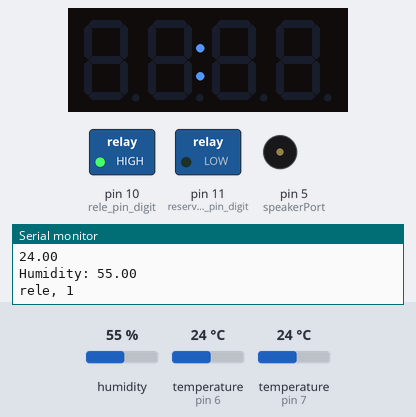
Bench run of a sketch on a simulated Arduino Uno, built with avr-gcc and run on an emulated ATmega328P. Parts: 4-digit seven-segment display, switched loads named in the sketch (green lamp = pin HIGH), buzzer (waves = sounding, pin HIGH), the last lines printed to the serial monitor. The test bench sets the inputs (shaded band); at power-on: temperature (sensors on pin 7, pin 6) 24 °C, humidity 55 %. Pins used as bus, display or sensor lines are not drawn.

Above: at 1.6 s.
1.7 s: temperature (sensor on pin 7) set to 34 °C
At 3.8 s:
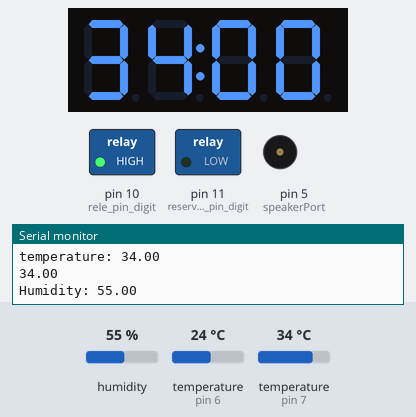
8.5 s: temperature (sensor on pin 7) set to 37 °C
At 13.2 s:
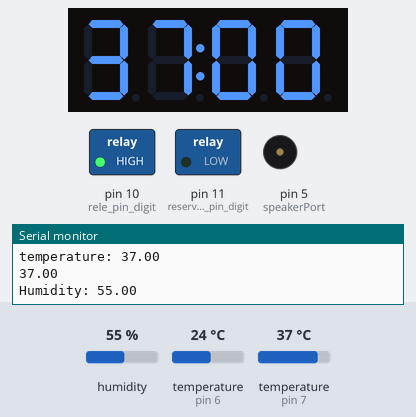
14.3 s: temperature (sensor on pin 7) set to 41 °C
At 15.0 s:
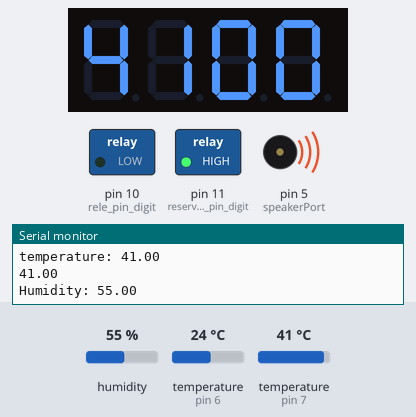
17.5 s: humidity set to 22 %
At 19.8 s:
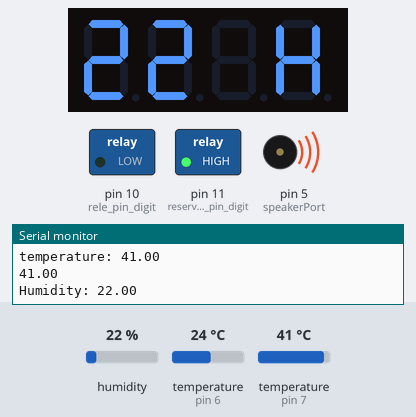
21.7 s: humidity set to 40 %
At 24.0 s:
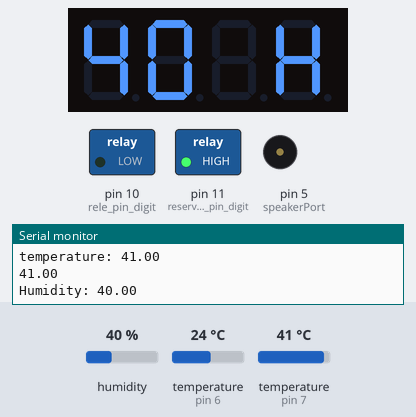
24.2 s: humidity set to 68 %
At 29.7 s:
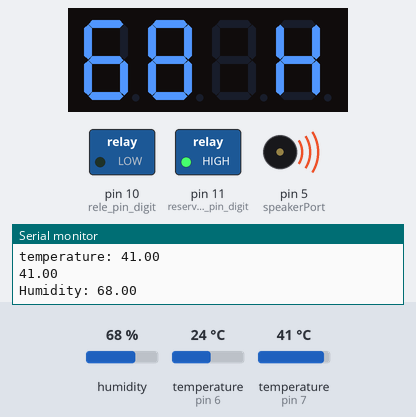
Timing chart, 0 to 31.9 s (numbered marks = the images above; inputs shaded):
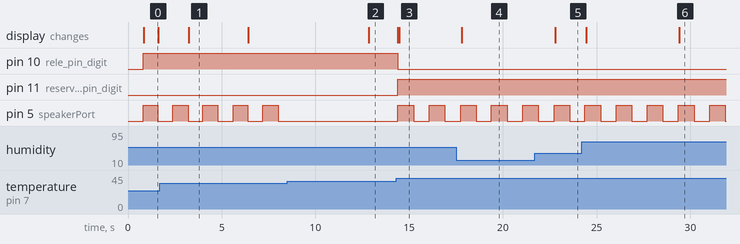

The sketch:

sketch_may4a.ino
```cpp
//old_bootloader

#define temperature_value 38
//#define temperature_value 37.75
#define overHeatingDeviation 0.4

#define CLK 2
#define DIO 3
#define TM1637_pin_VCC 4
#define delay_time 1000
#define change_time 5000

#include "GyverTM1637.h"
#include <OneWire.h>
#include <DallasTemperature.h>
#include "DHT.h"

GyverTM1637 disp(CLK, DIO);

uint32_t Now, clocktimer;
boolean flag;

#define DHTTYPE DHT11

#define ONE_WIRE_BUS 7 //ds18b20 data pin
#define DHTPIN 6 //DHT 11 data pin
#define speakerPort 5 //port for speaker or tweaker

OneWire oneWire(ONE_WIRE_BUS);
DallasTemperature sensors(&oneWire);
DHT dht(DHTPIN, DHTTYPE);

float temperature;
float Temperature;
float humidity;

//вивід
bool mode;
byte temp_1, temp_2, temp_3, temp_4;
int temp;
int humdt;
unsigned long last_time;
unsigned long last_change;
unsigned long last_sound;
bool flag_for_sound = true;

//нагрівний елемент
#define rele_pin_digit 10
#define reserve_rele_pin_digit 11
#define rele_pin_VCC 9
bool flag_rele = 0;
bool isEmergency = 0;

void setup() {
  Serial.begin(9600);

  pinMode(TM1637_pin_VCC, OUTPUT);
  digitalWrite(TM1637_pin_VCC, HIGH);

  pinMode(rele_pin_VCC, OUTPUT);
  digitalWrite(rele_pin_VCC, HIGH);

  pinMode(rele_pin_digit, OUTPUT);
  pinMode(reserve_rele_pin_digit, OUTPUT);
  pinMode(speakerPort, OUTPUT);

  sensors.begin();
  dht.begin();
  disp.brightness(5);
  disp.clear();
}

void turnOnSpeaker(){
  if (millis() - last_sound > 300){
    last_sound = millis();
    digitalWrite(speakerPort, flag_for_sound);
    flag_for_sound = !flag_for_sound;
  }
}
void turnOffSpeaker(){
  digitalWrite(speakerPort, 0);
}

void displayData(){
  temperature = sensors.getTempCByIndex(0);
  humidity = dht.readHumidity();
  // temperature = 35;
  // humidity = 50;
  if(!mode){
    temp = temperature*100;
    if(millis()-last_time > delay_time){
      last_time = millis();
      temp_1 = (temp/1)%10;
      temp_2 = (temp/10)%10;
      temp_3 = (temp/100)%10;
      temp_4 = (temp/1000)%10;
      byte data[4] = {temp_4, temp_3, temp_2, temp_1};
      //disp.point(1);
      disp.display(data);
    }
  }
  if(mode){
    humdt = humidity*100;
    if(millis()-last_time > delay_time){
      last_time = millis();
      temp_1 = (humdt/1)%10;
      temp_2 = (humdt/10)%10;
      temp_3 = (humdt/100)%10;
      temp_4 = (humdt/1000)%10;
      disp.display(0, temp_4);
      disp.display(1, temp_3);
      disp.displayByte(2, _empty);
      disp.displayByte(3, _H);
    }
  }
  if(millis()-last_change>change_time){
    last_change = millis();
    mode = !mode;
  }
}

void loop() {
  sensors.requestTemperatures();
  float h = dht.readHumidity();
  Temperature = sensors.getTempCByIndex(0);

  if(Temperature<temperature_value && !flag_rele){
    Serial.println("rele, 1");
    disp.point(1);
    digitalWrite(rele_pin_digit,1);
  }
  if (Temperature>=temperature_value && !flag_rele){
    Serial.println("rele, 0");
    disp.point(0);
    digitalWrite(rele_pin_digit,0);
    flag_rele = 1;
  }
  if (Temperature<=temperature_value-0.25 && flag_rele){
    Serial.println("rele, 1");
    disp.point(1);
    digitalWrite(A1,1);
    flag_rele = 0;
  }

  //EMERGENCY
  if (Temperature>temperature_value+overHeatingDeviation){
    turnOnSpeaker();
    digitalWrite(reserve_rele_pin_digit, 1);
    digitalWrite(rele_pin_digit,0);
    isEmergency = 1;
    Serial.println("Overheating... Reserved rele was activated. Speaker activated.");
  } else if (Temperature<=temperature_value-0.25 && isEmergency){
    turnOffSpeaker();
    digitalWrite(reserve_rele_pin_digit, 0);
    digitalWrite(rele_pin_digit, 1);
    isEmergency = 0;
    Serial.println("Normal state... Speaker deactivated.");
  } else if(Temperature<temperature_value-2) {
    turnOnSpeaker();
    Serial.println("Overcooling...");
  } else if (Temperature>=temperature_value-0.25 && Temperature<temperature_value+overHeatingDeviation){
    turnOffSpeaker();
  } else {
    turnOffSpeaker();
  }

  Serial.print("temperature: ");
  Serial.println(sensors.getTempCByIndex(0));
  Serial.println(Temperature);
  Serial.print("Humidity: ");
  Serial.println(h);
  displayData();
}
```

Measured:
- the behaviour switches between 35 and 36 °C on temperature (sensor on pin 7) (found by bisection; images 1 and 2)
- after the input at 1.7 s, the display: changes after 1.5 s (image 1)
- after the input at 8.5 s, pin 5 (speakerPort): stops changing and stays LOW; the display: changes after 4.3 s (image 2)
- after the input at 14.3 s, pin 10 (rele_pin_digit): HIGH → LOW after 0.10 s; pin 11 (reserve_rele_pin_digit): LOW → HIGH after 0.10 s; pin 5 (speakerPort): alternates HIGH for 0.84 s and LOW for 0.82 s, starting after 0.10 s; the display: first changes after 0.10 s (image 3 shows a later state)
- after the input at 17.5 s, the display: changes after 0.31 s (image 4)
- after the input at 21.7 s, the display: changes after 1.1 s (image 5)
- after the input at 24.2 s, the display: first differs from a run without the input after 5.2 s (image 6)
- by itself, pin 5 (speakerPort): alternates HIGH for 0.80 s and LOW for 0.80 s
